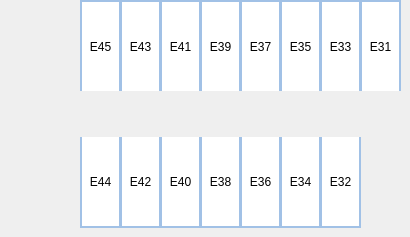
        <widget class="QWidget" name="Piso3">
         <widget class="QPushButton" name="espacio45">
          <property name="geometry">
           <rect>
            <x>80</x>
            <y>0</y>
            <width>41</width>
            <height>91</height>
           </rect>
          </property>
          <property name="styleSheet">
           <string notr="true">QPushButton{
	border-top: 2px solid #A1C1E6;
	border-right: 2px solid #A1C1E6;
	border-left: 2px solid #A1C1E6;
	border-bottom: none;
	background-color: white;
}

QPushButton:Hover{
	border:2px solid #aaff7f;
}</string>
          </property>
          <property name="text">
           <string>E45</string>
          </property>
         </widget>
         <widget class="QPushButton" name="espacio44">
          <property name="geometry">
           <rect>
            <x>80</x>
            <y>137</y>
            <width>41</width>
            <height>91</height>
           </rect>
          </property>
          <property name="styleSheet">
           <string notr="true">QPushButton{
	border-top: none;
	border-right: 2px solid #A1C1E6;
	border-left: 2px solid #A1C1E6;
	border-bottom: 2px solid #A1C1E6;
	background-color: white;
}

QPushButton:Hover{
	border:2px solid #aaff7f;
}</string>
          </property>
          <property name="text">
           <string>E44</string>
          </property>
         </widget>
         <widget class="QPushButton" name="espacio39">
          <property name="geometry">
           <rect>
            <x>200</x>
            <y>0</y>
            <width>41</width>
            <height>91</height>
           </rect>
          </property>
          <property name="styleSheet">
           <string notr="true">QPushButton{
	border-top: 2px solid #A1C1E6;
	border-right: 2px solid #A1C1E6;
	border-left: 2px solid #A1C1E6;
	border-bottom: none;
	background-color: white;
}

QPushButton:Hover{
	border:2px solid #aaff7f;
}</string>
          </property>
          <property name="text">
           <string>E39</string>
          </property>
         </widget>
         <widget class="QPushButton" name="espacio38">
          <property name="geometry">
           <rect>
            <x>200</x>
            <y>137</y>
            <width>41</width>
            <height>91</height>
           </rect>
          </property>
          <property name="styleSheet">
           <string notr="true">QPushButton{
	border-top: none;
	border-right: 2px solid #A1C1E6;
	border-left: 2px solid #A1C1E6;
	border-bottom: 2px solid #A1C1E6;
	background-color: white;
}

QPushButton:Hover{
	border:2px solid #aaff7f;
}</string>
          </property>
          <property name="text">
           <string>E38</string>
          </property>
         </widget>
         <widget class="QPushButton" name="espacio32">
          <property name="geometry">
           <rect>
            <x>320</x>
            <y>137</y>
            <width>41</width>
            <height>91</height>
           </rect>
          </property>
          <property name="styleSheet">
           <string notr="true">QPushButton{
	border-top: none;
	border-right: 2px solid #A1C1E6;
	border-left: 2px solid #A1C1E6;
	border-bottom: 2px solid #A1C1E6;
	background-color: white;
}

QPushButton:Hover{
	border:2px solid #aaff7f;
}</string>
          </property>
          <property name="text">
           <string>E32</string>
          </property>
         </widget>
         <widget class="QPushButton" name="espacio31">
          <property name="enabled">
           <bool>true</bool>
          </property>
          <property name="geometry">
           <rect>
            <x>360</x>
            <y>0</y>
            <width>41</width>
            <height>91</height>
           </rect>
          </property>
          <property name="styleSheet">
           <string notr="true">QPushButton{
	border-top: 2px solid #A1C1E6;
	border-right: 2px solid #A1C1E6;
	border-left: 2px solid #A1C1E6;
	border-bottom: none;
	background-color: white;
}

QPushButton:Hover{
	border:2px solid #aaff7f;
}</string>
          </property>
          <property name="text">
           <string>E31</string>
          </property>
         </widget>
         <widget class="QPushButton" name="espacio33">
          <property name="geometry">
           <rect>
            <x>320</x>
            <y>0</y>
            <width>41</width>
            <height>91</height>
           </rect>
          </property>
          <property name="styleSheet">
           <string notr="true">QPushButton{
	border-top: 2px solid #A1C1E6;
	border-right: 2px solid #A1C1E6;
	border-left: 2px solid #A1C1E6;
	border-bottom: none;
	background-color: white;
}

QPushButton:Hover{
	border:2px solid #aaff7f;
}
</string>
          </property>
          <property name="text">
           <string>E33</string>
          </property>
         </widget>
         <widget class="QPushButton" name="espacio34">
          <property name="geometry">
           <rect>
            <x>280</x>
            <y>137</y>
            <width>41</width>
            <height>91</height>
           </rect>
          </property>
          <property name="styleSheet">
           <string notr="true">QPushButton{
	border-top: none;
	border-right: 2px solid #A1C1E6;
	border-left: 2px solid #A1C1E6;
	border-bottom: 2px solid #A1C1E6;
	background-color: white;
}

QPushButton:Hover{
	border:2px solid #aaff7f;
}</string>
          </property>
          <property name="text">
           <string>E34</string>
          </property>
         </widget>
         <widget class="QPushButton" name="espacio37">
          <property name="geometry">
           <rect>
            <x>240</x>
            <y>0</y>
            <width>41</width>
            <height>91</height>
           </rect>
          </property>
          <property name="styleSheet">
           <string notr="true">QPushButton{
	border-top: 2px solid #A1C1E6;
	border-right: 2px solid #A1C1E6;
	border-left: 2px solid #A1C1E6;
	border-bottom: none;
	background-color: white;
}

QPushButton:Hover{
	border:2px solid #aaff7f;
}</string>
          </property>
          <property name="text">
           <string>E37</string>
          </property>
         </widget>
         <widget class="QPushButton" name="espacio35">
          <property name="geometry">
           <rect>
            <x>280</x>
            <y>0</y>
            <width>41</width>
            <height>91</height>
           </rect>
          </property>
          <property name="styleSheet">
           <string notr="true">QPushButton{
	border-top: 2px solid #A1C1E6;
	border-right: 2px solid #A1C1E6;
	border-left: 2px solid #A1C1E6;
	border-bottom: none;
	background-color: white;
}

QPushButton:Hover{
	border:2px solid #aaff7f;
}</string>
          </property>
          <property name="text">
           <string>E35</string>
          </property>
         </widget>
         <widget class="QPushButton" name="espacio36">
          <property name="geometry">
           <rect>
            <x>240</x>
            <y>137</y>
            <width>41</width>
            <height>91</height>
           </rect>
          </property>
          <property name="styleSheet">
           <string notr="true">QPushButton{
	border-top: none;
	border-right: 2px solid #A1C1E6;
	border-left: 2px solid #A1C1E6;
	border-bottom: 2px solid #A1C1E6;
	background-color: white;
}

QPushButton:Hover{
	border:2px solid #aaff7f;
}</string>
          </property>
          <property name="text">
           <string>E36</string>
          </property>
         </widget>
         <widget class="QPushButton" name="espacio40">
          <property name="geometry">
           <rect>
            <x>160</x>
            <y>137</y>
            <width>41</width>
            <height>91</height>
           </rect>
          </property>
          <property name="styleSheet">
           <string notr="true">QPushButton{
	border-top: none;
	border-right: 2px solid #A1C1E6;
	border-left: 2px solid #A1C1E6;
	border-bottom: 2px solid #A1C1E6;
	background-color: white;
}

QPushButton:Hover{
	border:2px solid #aaff7f;
}</string>
          </property>
          <property name="text">
           <string>E40</string>
          </property>
         </widget>
         <widget class="QPushButton" name="espacio42">
          <property name="geometry">
           <rect>
            <x>120</x>
            <y>137</y>
            <width>41</width>
            <height>91</height>
           </rect>
          </property>
          <property name="styleSheet">
           <string notr="true">QPushButton{
	border-top: none;
	border-right: 2px solid #A1C1E6;
	border-left: 2px solid #A1C1E6;
	border-bottom: 2px solid #A1C1E6;
	background-color: white;
}

QPushButton:Hover{
	border:2px solid #aaff7f;
}</string>
          </property>
          <property name="text">
           <string>E42</string>
          </property>
         </widget>
         <widget class="QPushButton" name="espacio43">
          <property name="geometry">
           <rect>
            <x>120</x>
            <y>0</y>
            <width>41</width>
            <height>91</height>
           </rect>
          </property>
          <property name="styleSheet">
           <string notr="true">QPushButton{
	border-top: 2px solid #A1C1E6;
	border-right: 2px solid #A1C1E6;
	border-left: 2px solid #A1C1E6;
	border-bottom: none;
	background-color: white;
}

QPushButton:Hover{
	border:2px solid #aaff7f;
}</string>
          </property>
          <property name="text">
           <string>E43</string>
          </property>
         </widget>
         <widget class="QPushButton" name="espacio41">
          <property name="geometry">
           <rect>
            <x>160</x>
            <y>0</y>
            <width>41</width>
            <height>91</height>
           </rect>
          </property>
          <property name="styleSheet">
           <string notr="true">QPushButton{
	border-top: 2px solid #A1C1E6;
	border-right: 2px solid #A1C1E6;
	border-left: 2px solid #A1C1E6;
	border-bottom: none;
	background-color: white;
}

QPushButton:Hover{
	border:2px solid #aaff7f;
}</string>
          </property>
          <property name="text">
           <string>E41</string>
          </property>
         </widget>
        </widget>
